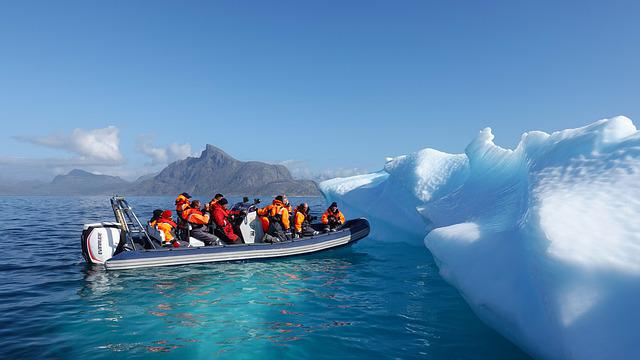
#> input picture greenland_01a.jpg, 640 x 360 px
$ python warp_affine.py
#> lines starting #> are read from the running program, lines starting #| are printed output that depends on the picture
import cv2
import numpy as np

img = cv2.imread("greenland_01a.jpg")
#> img is the input picture: shape (360, 640, 3); mean B, G, R 175.1, 135.4, 90.4

tx, ty = 50, 30

transformation_matrix = np.float32([[1, 0, tx], [0, 1, ty]])
rows, cols, _ = img.shape
#> rows = 360; cols = 640

transformed_image = cv2.warpAffine(img, transformation_matrix, (cols, rows))
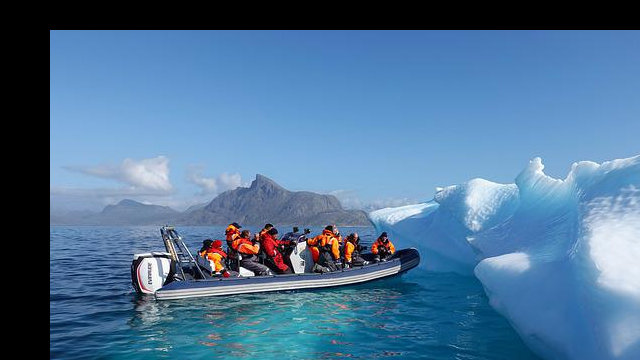
#> transformed_image: shape (360, 640, 3); mean B, G, R 149.8, 115.6, 78.7

angle_degrees = 45
center_x, center_y = cols / 2, rows / 2
#> center_x = 320; center_y = 180
rotation_matrix = cv2.getRotationMatrix2D((center_x, center_y), angle_degrees, 1)
rotated_image = cv2.warpAffine(img, rotation_matrix, (cols, rows))
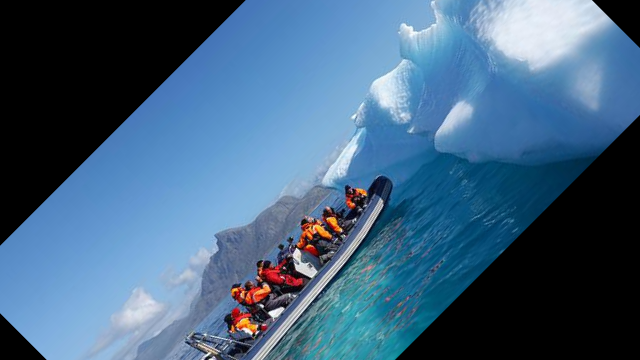
#> rotated_image: shape (360, 640, 3); mean B, G, R 128.5, 99.5, 66.9

m =  np.float32([[1, 0, -100], [-0.5, 1, ty],[0.001, 0.002,1]])
WPimg = cv2.warpPerspective(img, m, (cols, rows))
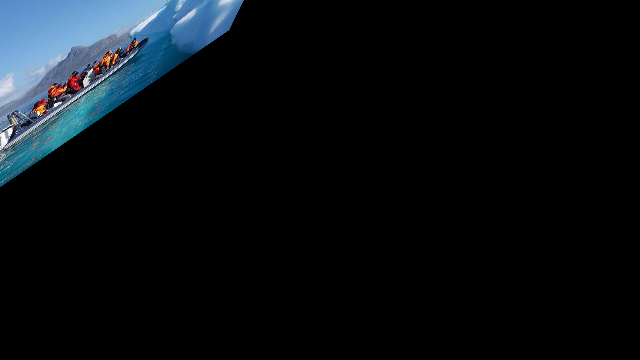
#> WPimg: shape (360, 640, 3); mean B, G, R 18, 14.3, 9.8


concatenated_image = np.hstack((img, transformed_image, rotated_image, WPimg))
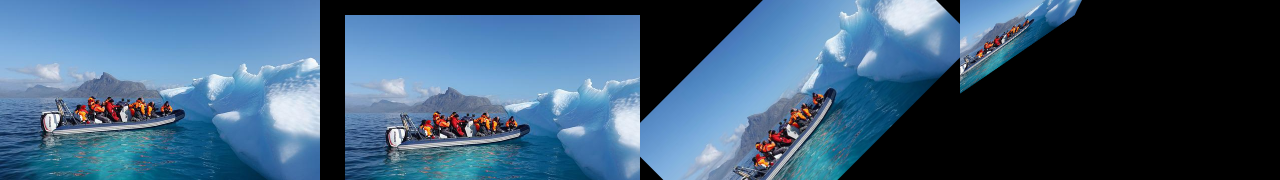
#> concatenated_image: shape (360, 2560, 3) (shown at 1/2 size); mean B, G, R 117.9, 91.2, 61.4
cv2.imshow('both', concatenated_image)

cv2.waitKey(0)
cv2.destroyAllWindows()
